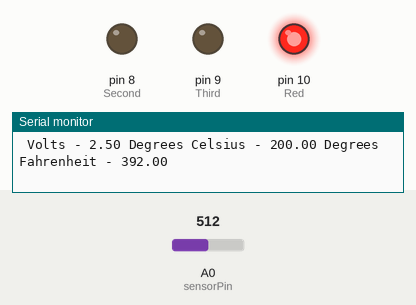
The sketch below on a simulated Arduino Uno, built with avr-gcc and run on an emulated ATmega328P. Shown: output pins drawn as LEDs (lit = HIGH), the last lines printed to the serial monitor. Inputs (shaded band) come from the test bench; at power-on: A0 (sensorPin) = 512. Pins used as bus, display or sensor lines are not drawn.

Above: at 2.8 s.
2.9 s: A0 (sensorPin) set to 166
5.6 s: A0 (sensorPin) set to 151
At 7.2 s:
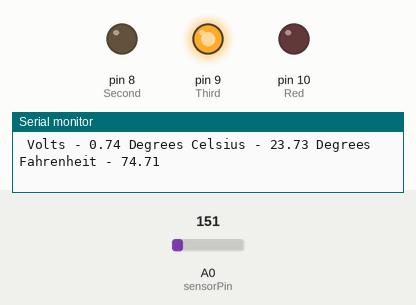
8.3 s: A0 (sensorPin) set to 122
At 10.4 s:
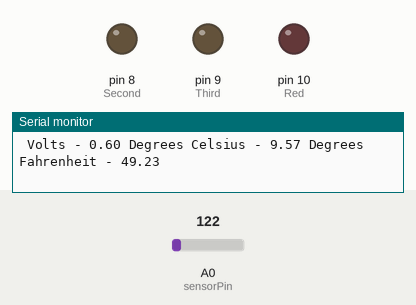
11.5 s: A0 (sensorPin) set to 306
At 13.1 s:
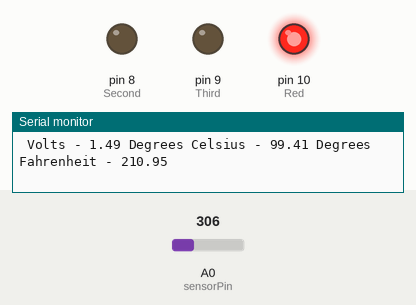
14.2 s: A0 (sensorPin) set to 65
At 16.3 s:
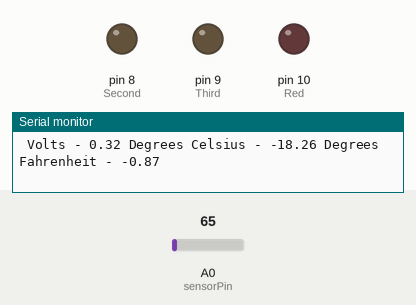
Timing chart, 0 to 17.8 s (numbered marks = the images above; inputs shaded):
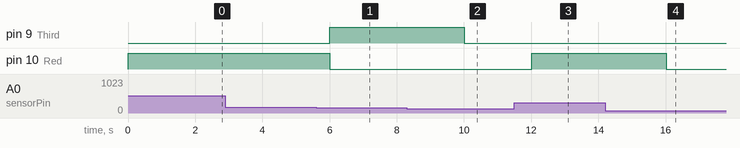

Measured:
- the behaviour switches between 152 and 151 on A0 (sensorPin) (found by bisection; images 0 and 1)
- after the input at 5.6 s, pin 9 (Third): LOW → HIGH after 0.41 s; pin 10 (Red): HIGH → LOW after 0.41 s
- after the input at 8.3 s, pin 9 (Third): HIGH → LOW after 1.7 s
- after the input at 11.5 s, pin 10 (Red): LOW → HIGH after 0.51 s
- after the input at 14.2 s, pin 10 (Red): HIGH → LOW after 1.8 s

The sketch:

Assignment05.ino
```cpp
#define sensorPin  A0

void setup()
{
 pinMode (7, OUTPUT); // First
 pinMode (8, OUTPUT); // Second
 pinMode (9, OUTPUT); // Third
 pinMode (10, OUTPUT); // Red

 Serial.begin(9600);

}

void loop()
{
  int read = analogRead(sensorPin);
  float volts = read * 5.0;

  //Cite: This code is from youTube
  volts = volts / 1024.0;
  float celsius = 100 * (volts - 0.5);
  // End citation

  float fahrenheit = (9.0 / 5.0) * celsius + 32;

  Serial.print(" Volts - ");
  Serial.print(volts);
  Serial.print(" Degrees Celsius - ");
  Serial.print(celsius);
  Serial.print(" Degrees Fahrenheit - ");
  Serial.print(fahrenheit);
  Serial.print('\n');

  if (fahrenheit >= 75)
  {
    digitalWrite(7, LOW);
    digitalWrite(8, LOW);
    digitalWrite(9, LOW);
    digitalWrite(10, HIGH);
  }

  else if (fahrenheit >= 70 && fahrenheit < 75)
  {
    digitalWrite(7, LOW);
    digitalWrite(8, LOW);
    digitalWrite(9, HIGH);
    digitalWrite(10, LOW);
  }

else if (fahrenheit >= 60 && fahrenheit < 70)
  {
    digitalWrite(7, LOW);
    digitalWrite(8, HIGH);
    digitalWrite(9, LOW);
    digitalWrite(10, LOW);
  }

  else
  {
    digitalWrite(7, HIGH);
    digitalWrite(8, LOW);
    digitalWrite(9, LOW);
    digitalWrite(10, LOW);
  }

  delay(2000);
}
```
